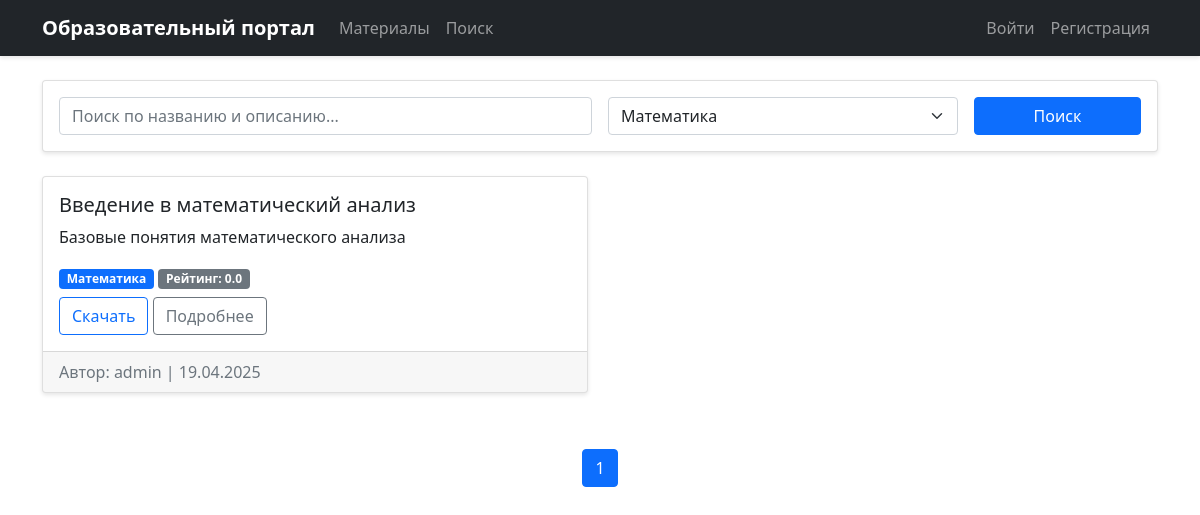
The page /search?category_id=1 on the database its author committed.
### app/models/material.py (models this page shows, shortened)
class Material(db.Model):
    __tablename__ = 'materials'
    id = db.Column(db.Integer, primary_key=True)
    title = db.Column(db.String(120), nullable=False)
    description = db.Column(db.Text)
    file_url = db.Column(db.String(500))  # Ссылка на Google Drive
    status = db.Column(db.String(20), default='unapproved')  # unapproved/approved/rejected
    created_at = db.Column(db.DateTime, default=datetime.utcnow)
    author_id = db.Column(db.Integer, db.ForeignKey('users.id'), nullable=False)
    category_id = db.Column(db.Integer, db.ForeignKey('categories.id'))
    ratings = db.relationship('Rating', backref='material', lazy='dynamic')
    def average_rating(self):
        ratings = self.ratings.all()
        if not ratings:
            return 0
        return sum(rating.value for rating in ratings) / len(ratings)

### app/models/category.py (models this page shows, shortened)
class Category(db.Model):
    __tablename__ = 'categories'
    id = db.Column(db.Integer, primary_key=True)
    name = db.Column(db.String(50), unique=True, nullable=False)
    materials = db.relationship('Material', backref='category', lazy=True)

### app/models/user.py (models this page shows, shortened)
class User(UserMixin, db.Model):
    __tablename__ = 'users'
    id = db.Column(db.Integer, primary_key=True)
    username = db.Column(db.String(64), unique=True, nullable=False)
    password_hash = db.Column(db.String(128))
    role = db.Column(db.String(20), default='user')  # user/moderator/admin
    materials = db.relationship('Material', backref='author', lazy=True)
    ratings = db.relationship('Rating', backref='user', lazy=True)

### app/routes/search_routes.py (the view, shortened to what this page needs)
@bp.route('/search')
def search():
    query = request.args.get('query', '')
    category_id = request.args.get('category_id', type=int)
    page = request.args.get('page', 1, type=int)
    materials_query = Material.query.filter_by(status='approved')
    if category_id:
        materials_query = materials_query.filter_by(category_id=category_id)
    materials = materials_query.paginate(page=page, per_page=10)
    categories = Category.query.all()
    return render_template('materials/search.html',
                         materials=materials,
                         categories=categories,
                         query=query,
                         selected_category=category_id)

### app/templates/materials/search.html (shortened to what this page needs)
{% extends "base.html" %}
{% block content %}
<div class="card mb-4">
    <div class="card-body">
        <form method="GET" action="{{ url_for('search.search') }}" class="row g-3">
            <div class="col-md-6">
                <input type="text" name="query" class="form-control" placeholder="Поиск по названию и описанию..."
                       value="{{ query }}">
            </div>
            <div class="col-md-4">
                <select name="category_id" class="form-select">
                    {% for category in categories %}
                        <option value="{{ category.id }}"
                                {% if selected_category == category.id %}selected{% endif %}>
                            {{ category.name }}
                        </option>
                    {% endfor %}
                </select>
            </div>
            <div class="col-md-2">
                <button type="submit" class="btn btn-primary w-100">Поиск</button>
            </div>
        </form>
    </div>
</div>
{% if materials.items %}
    <div class="row">
        {% for material in materials.items %}
            <div class="col-md-6 mb-4">
                <div class="card h-100">
                    <div class="card-body">
                        <h5 class="card-title">{{ material.title }}</h5>
                        <p class="card-text">{{ material.description }}</p>
                        <div class="mb-2">
                            <span class="badge bg-primary">{{ material.category.name }}</span>
                            <span class="badge bg-secondary">Рейтинг: {{ "%.1f"|format(material.average_rating()) }}</span>
                        </div>
                        <a href="{{ material.file_url }}" class="btn btn-outline-primary" target="_blank">Скачать</a>
                        <a href="{{ url_for('material.detail', id=material.id) }}" class="btn btn-outline-secondary">Подробнее</a>
                    </div>
                    <div class="card-footer text-muted">
                        Автор: {{ material.author.username }} | {{ material.created_at.strftime('%d.%m.%Y') }}
                    </div>
                </div>
            </div>
        {% endfor %}
    </div>
    <nav aria-label="Page navigation" class="mt-4">
        <ul class="pagination justify-content-center">
            {% for page in materials.iter_pages() %}
                {% if page %}
                    <li class="page-item {% if page == materials.page %}active{% endif %}">
                        <a class="page-link" href="{{ url_for('search.search', page=page, query=query, category_id=selected_category) }}">
                            {{ page }}
                        </a>
                    </li>
                {% else %}
                    <li class="page-item disabled">
                        <span class="page-link">...</span>
                    </li>
                {% endif %}
            {% endfor %}
        </ul>
    </nav>
{% else %}
    <div class="alert alert-info">
        По вашему запросу ничего не найдено.
    </div>
{% endif %}
{% endblock %}

### app/static/css/main.css (style rules this page uses)
body { background-color: #f8f9fa; }
.card { box-shadow: 0 2px 4px rgba(0, 0, 0, 0.1); transition: transform 0.2s; }
.btn { border-radius: 4px; }
.btn-primary { background-color: #007bff; border-color: #007bff; }
.card-footer { background-color: #fff; border-top: 1px solid rgba(0, 0, 0, 0.125); }
.pagination { margin-top: 2rem; }
.page-link { color: #007bff; }
.page-item.active .page-link { background-color: #007bff; border-color: #007bff; }
.badge { padding: 0.5em 0.75em; font-weight: 500; }

### rows shown on the page
Material: title "Введение в математический анализ", description "Базовые понятия математического анализа", category.name "Математика", average_rating "0.0", author.username "admin", created_at "19.04.2025"

### other values the page prints
{{ page }} "1"
form field category_id "Математика"
